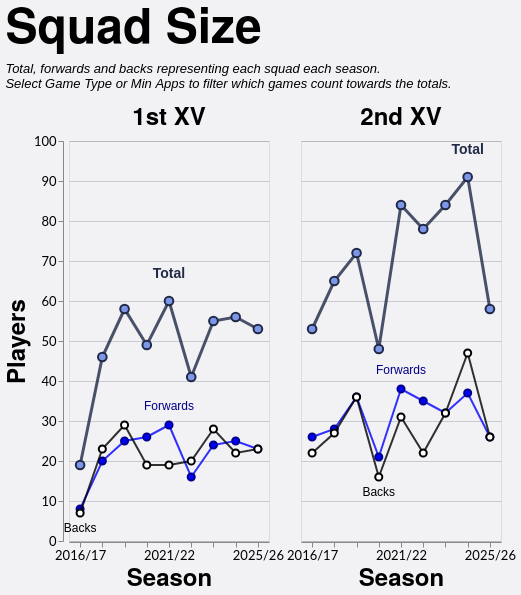

The specification (Vega-Lite) saved for this image:
### Vega-Lite specification from a JSON file in a GitHub repository (floating-point values rounded to 4 significant figures)
{"config": {"axis": {"labelFont": "Lato, sans-serif", "titleFont": "PT Sans Narrow, Helvetica Neue, Helvetica, Arial, sans-serif", "labelFontSize": 13, "titleFontSize": 24, "gridColor": "#202947", "gridOpacity": 0.2}, "header": {"labelFont": "PT Sans Narrow, Helvetica Neue, Helvetica, Arial, sans-serif", "titleFont": "PT Sans Narrow, Helvetica Neue, Helvetica, Arial, sans-serif", "labelFontSize": 24, "titleFontSize": 28, "labelFontWeight": "bold", "orient": "left"}, "legend": {"labelFont": "Lato, sans-serif", "titleFont": "PT Sans Narrow, Helvetica Neue, Helvetica, Arial, sans-serif", "labelFontSize": 14, "titleFontSize": 16, "titlePadding": 5, "fillColor": "white", "strokeColor": "black", "padding": 10, "titleFontWeight": "lighter", "titleFontStyle": "italic", "titleColor": "gray", "offset": 10}, "title": {"font": "PT Sans Narrow, Helvetica Neue, Helvetica, Arial, sans-serif", "fontSize": 48, "fontWeight": "bold", "anchor": "start", "align": "center", "titlePadding": 20, "subtitlePadding": 10, "subtitleFontSize": 13, "subtitleColor": "", "subtitleFontStyle": "italic", "offset": 15, "color": "black"}, "axisX": {"labelAngle": 0}, "facet": {"title": null, "header": null, "align": {"row": "each", "column": "each"}}, "resolve": {"scale": {"y": "independent", "facet": "independent"}}, "background": "#f2f1f4"}, "data": {"name": "data-c571c7d245e6d2fbb1300615014afe22"}, "facet": {"column": {"field": "squad", "header": {"labelExpr": "datum.value + ' XV'", "labelFontSize": 24}, "sort": ["1st", "2nd"], "title": null, "type": "nominal"}}, "spec": {"layer": [{"mark": {"type": "line", "color": "#202946", "opacity": 0.8, "point": {"filled": true, "color": "#7d96e8", "stroke": "#202946", "size": 75, "strokeWidth": 2}, "strokeWidth": 3}, "encoding": {"detail": [{"field": "unit", "type": "nominal"}], "tooltip": [{"field": "season", "title": "Season", "type": "ordinal"}, {"field": "squad", "title": "Squad", "type": "nominal"}, {"field": "unit", "title": "Unit", "type": "nominal"}, {"field": "players", "title": "Players", "type": "quantitative"}], "x": {"axis": {"labelAngle": 0, "labelOverlap": "parity"}, "field": "season", "sort": "ascending", "title": "Season", "type": "ordinal"}, "y": {"axis": {"tickMinStep": 1}, "field": "players", "scale": {"zero": true}, "title": "Players", "type": "quantitative"}}, "transform": [{"filter": "(datum.unit === 'Total')"}]}, {"mark": {"type": "line", "color": "blue", "opacity": 0.8, "point": {"filled": true, "color": "blue", "stroke": "darkblue", "size": 50, "strokeWidth": 2}, "strokeWidth": 2}, "encoding": {"detail": [{"field": "unit", "type": "nominal"}], "tooltip": [{"field": "season", "title": "Season", "type": "ordinal"}, {"field": "squad", "title": "Squad", "type": "nominal"}, {"field": "unit", "title": "Unit", "type": "nominal"}, {"field": "players", "title": "Players", "type": "quantitative"}], "x": {"axis": {"labelAngle": 0, "labelOverlap": "parity"}, "field": "season", "sort": "ascending", "title": "Season", "type": "ordinal"}, "y": {"axis": {"tickMinStep": 1}, "field": "players", "scale": {"zero": true}, "title": "Players", "type": "quantitative"}}, "transform": [{"filter": "(datum.unit === 'Forwards')"}]}, {"mark": {"type": "line", "color": "black", "opacity": 0.8, "point": {"filled": true, "color": "white", "stroke": "black", "size": 50, "strokeWidth": 2}, "strokeWidth": 2}, "encoding": {"detail": [{"field": "unit", "type": "nominal"}], "tooltip": [{"field": "season", "title": "Season", "type": "ordinal"}, {"field": "squad", "title": "Squad", "type": "nominal"}, {"field": "unit", "title": "Unit", "type": "nominal"}, {"field": "players", "title": "Players", "type": "quantitative"}], "x": {"axis": {"labelAngle": 0, "labelOverlap": "parity"}, "field": "season", "sort": "ascending", "title": "Season", "type": "ordinal"}, "y": {"axis": {"tickMinStep": 1}, "field": "players", "scale": {"zero": true}, "title": "Players", "type": "quantitative"}}, "transform": [{"filter": "(datum.unit === 'Backs')"}]}, {"mark": {"type": "text", "align": "center", "baseline": "bottom", "color": "#202946", "dx": 0, "dy": -20, "fontSize": 14, "fontWeight": "bold"}, "encoding": {"detail": [{"field": "unit", "type": "nominal"}], "text": {"value": "Total"}, "tooltip": [{"field": "season", "title": "Season", "type": "ordinal"}, {"field": "squad", "title": "Squad", "type": "nominal"}, {"field": "unit", "title": "Unit", "type": "nominal"}, {"field": "players", "title": "Players", "type": "quantitative"}], "x": {"field": "season", "type": "ordinal"}, "y": {"field": "players", "type": "quantitative"}}, "transform": [{"filter": "(datum.unit === 'Total')"}, {"calculate": "toNumber(split(datum.season, '/')[0])", "as": "season_order"}, {"joinaggregate": [{"op": "max", "field": "players", "as": "max_value"}, {"op": "min", "field": "players", "as": "min_value"}], "groupby": ["squad"]}, {"filter": "datum.players > 0"}, {"filter": "datum.players == datum.max_value"}, {"window": [{"op": "row_number", "field": "", "as": "rank"}], "groupby": ["squad"], "sort": [{"field": "season_order", "order": "descending"}]}, {"filter": "datum.rank == 1"}]}, {"mark": {"type": "text", "align": "center", "baseline": "bottom", "color": "darkblue", "dx": 0, "dy": -12, "fontSize": 12, "fontWeight": "normal"}, "encoding": {"detail": [{"field": "unit", "type": "nominal"}], "text": {"value": "Forwards"}, "tooltip": [{"field": "season", "title": "Season", "type": "ordinal"}, {"field": "squad", "title": "Squad", "type": "nominal"}, {"field": "unit", "title": "Unit", "type": "nominal"}, {"field": "players", "title": "Players", "type": "quantitative"}], "x": {"field": "season", "type": "ordinal"}, "y": {"field": "players", "type": "quantitative"}}, "transform": [{"filter": "(datum.unit === 'Forwards')"}, {"calculate": "toNumber(split(datum.season, '/')[0])", "as": "season_order"}, {"joinaggregate": [{"op": "max", "field": "players", "as": "max_value"}, {"op": "min", "field": "players", "as": "min_value"}], "groupby": ["squad"]}, {"filter": "datum.players > 0"}, {"filter": "datum.players == datum.max_value"}, {"window": [{"op": "row_number", "field": "", "as": "rank"}], "groupby": ["squad"], "sort": [{"field": "season_order", "order": "descending"}]}, {"filter": "datum.rank == 1"}]}, {"mark": {"type": "text", "align": "center", "baseline": "top", "color": "black", "dx": 0, "dy": 10, "fontSize": 12, "fontWeight": "normal"}, "encoding": {"detail": [{"field": "unit", "type": "nominal"}], "text": {"value": "Backs"}, "tooltip": [{"field": "season", "title": "Season", "type": "ordinal"}, {"field": "squad", "title": "Squad", "type": "nominal"}, {"field": "unit", "title": "Unit", "type": "nominal"}, {"field": "players", "title": "Players", "type": "quantitative"}], "x": {"field": "season", "type": "ordinal"}, "y": {"field": "players", "type": "quantitative"}}, "transform": [{"filter": "(datum.unit === 'Backs')"}, {"calculate": "toNumber(split(datum.season, '/')[0])", "as": "season_order"}, {"joinaggregate": [{"op": "max", "field": "players", "as": "max_value"}, {"op": "min", "field": "players", "as": "min_value"}], "groupby": ["squad"]}, {"filter": "datum.players > 0"}, {"filter": "datum.players == datum.min_value"}, {"window": [{"op": "row_number", "field": "", "as": "rank"}], "groupby": ["squad"], "sort": [{"field": "season_order", "order": "descending"}]}, {"filter": "datum.rank == 1"}]}], "height": 400, "width": 200}, "spacing": 30, "title": {"text": "Squad Size", "subtitle": ["Total, forwards and backs representing each squad each season.", "Select Game Type or Min Apps to filter which games count towards the totals."]}, "$schema": "https://vega.github.io/schema/vega-lite/v5.20.1.json", "datasets": {"data-c571c7d245e6d2fbb1300615014afe22": [{"season": "2016/17", "squad": "1st", "unit": "Backs", "players": 7}, {"season": "2016/17", "squad": "1st", "unit": "Forwards", "players": 8}, {"season": "2016/17", "squad": "1st", "unit": "Total", "players": 19}, {"season": "2016/17", "squad": "2nd", "unit": "Backs", "players": 22}, {"season": "2016/17", "squad": "2nd", "unit": "Forwards", "players": 26}, {"season": "2016/17", "squad": "2nd", "unit": "Total", "players": 53}, {"season": "2017/18", "squad": "1st", "unit": "Backs", "players": 23}, {"season": "2017/18", "squad": "1st", "unit": "Forwards", "players": 20}, {"season": "2017/18", "squad": "1st", "unit": "Total", "players": 46}, {"season": "2017/18", "squad": "2nd", "unit": "Backs", "players": 27}, {"season": "2017/18", "squad": "2nd", "unit": "Forwards", "players": 28}, {"season": "2017/18", "squad": "2nd", "unit": "Total", "players": 65}, {"season": "2018/19", "squad": "1st", "unit": "Backs", "players": 29}, {"season": "2018/19", "squad": "1st", "unit": "Forwards", "players": 25}, {"season": "2018/19", "squad": "1st", "unit": "Total", "players": 58}, {"season": "2018/19", "squad": "2nd", "unit": "Backs", "players": 36}, {"season": "2018/19", "squad": "2nd", "unit": "Forwards", "players": 36}, {"season": "2018/19", "squad": "2nd", "unit": "Total", "players": 72}, {"season": "2019/20", "squad": "1st", "unit": "Backs", "players": 19}, {"season": "2019/20", "squad": "1st", "unit": "Forwards", "players": 26}, {"season": "2019/20", "squad": "1st", "unit": "Total", "players": 49}, {"season": "2019/20", "squad": "2nd", "unit": "Backs", "players": 16}, {"season": "2019/20", "squad": "2nd", "unit": "Forwards", "players": 21}, {"season": "2019/20", "squad": "2nd", "unit": "Total", "players": 48}, {"season": "2021/22", "squad": "1st", "unit": "Backs", "players": 19}, {"season": "2021/22", "squad": "1st", "unit": "Forwards", "players": 29}, {"season": "2021/22", "squad": "1st", "unit": "Total", "players": 60}, {"season": "2021/22", "squad": "2nd", "unit": "Backs", "players": 31}, {"season": "2021/22", "squad": "2nd", "unit": "Forwards", "players": 38}, {"season": "2021/22", "squad": "2nd", "unit": "Total", "players": 84}, {"season": "2022/23", "squad": "1st", "unit": "Backs", "players": 20}, {"season": "2022/23", "squad": "1st", "unit": "Forwards", "players": 16}, {"season": "2022/23", "squad": "1st", "unit": "Total", "players": 41}, {"season": "2022/23", "squad": "2nd", "unit": "Backs", "players": 22}, {"season": "2022/23", "squad": "2nd", "unit": "Forwards", "players": 35}, {"season": "2022/23", "squad": "2nd", "unit": "Total", "players": 78}, {"season": "2023/24", "squad": "1st", "unit": "Backs", "players": 28}, {"season": "2023/24", "squad": "1st", "unit": "Forwards", "players": 24}, {"season": "2023/24", "squad": "1st", "unit": "Total", "players": 55}, {"season": "2023/24", "squad": "2nd", "unit": "Backs", "players": 32}, {"season": "2023/24", "squad": "2nd", "unit": "Forwards", "players": 32}, {"season": "2023/24", "squad": "2nd", "unit": "Total", "players": 84}, {"season": "2024/25", "squad": "1st", "unit": "Backs", "players": 22}, {"season": "2024/25", "squad": "1st", "unit": "Forwards", "players": 25}, {"season": "2024/25", "squad": "1st", "unit": "Total", "players": 56}, {"season": "2024/25", "squad": "2nd", "unit": "Backs", "players": 47}, {"season": "2024/25", "squad": "2nd", "unit": "Forwards", "players": 37}, {"season": "2024/25", "squad": "2nd", "unit": "Total", "players": 91}, {"season": "2025/26", "squad": "1st", "unit": "Backs", "players": 23}, {"season": "2025/26", "squad": "1st", "unit": "Forwards", "players": 23}, {"season": "2025/26", "squad": "1st", "unit": "Total", "players": 53}, {"season": "2025/26", "squad": "2nd", "unit": "Backs", "players": 26}, {"season": "2025/26", "squad": "2nd", "unit": "Forwards", "players": 26}, {"season": "2025/26", "squad": "2nd", "unit": "Total", "players": 58}]}}
